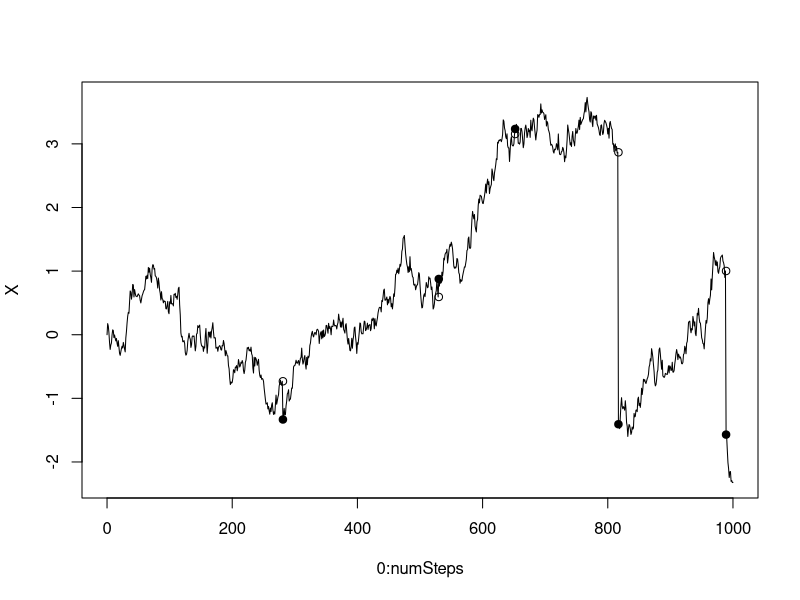

Source code (R):
set.seed(55555 ) 
# generalize d Wiener process plus jumps 
T <- 1 ; numSteps <- 1000 ; h <- T/numSteps 
# parameter s o f th e jum p componen t 
lambda <- 5 ; nu <- 0 ; xi <- 3 
# parameters of the diffusion component 
beta <- 9 ; sigma <- 3 
# sample the diffusion increments 
dX <- beta* h + sigma*sqrt(h)*rnorm(numSteps) 
# sample and add the jump component 
N <- rpois(1 , lambda*T ) 
jumpPos <- ceiling(runif(N)*T*numSteps) 
jumpSize <- rnorm(N,nu,xi ) 
dX[jumpPos] <- dX[jumpPos] + jumpSize 
# add components and cumulate sample path 
X <- c(0, cumsum(dX) ) 
if (N==0) { 
  plot(0:numSteps,X,type='l' ) 
}else { 
  plot(0:numSteps,X,type='l' ) 
  points(jumpPos,X[jumpPos] ) 
  points(jumpPos,X[jumpPos+1],pch=19 ) 
} 